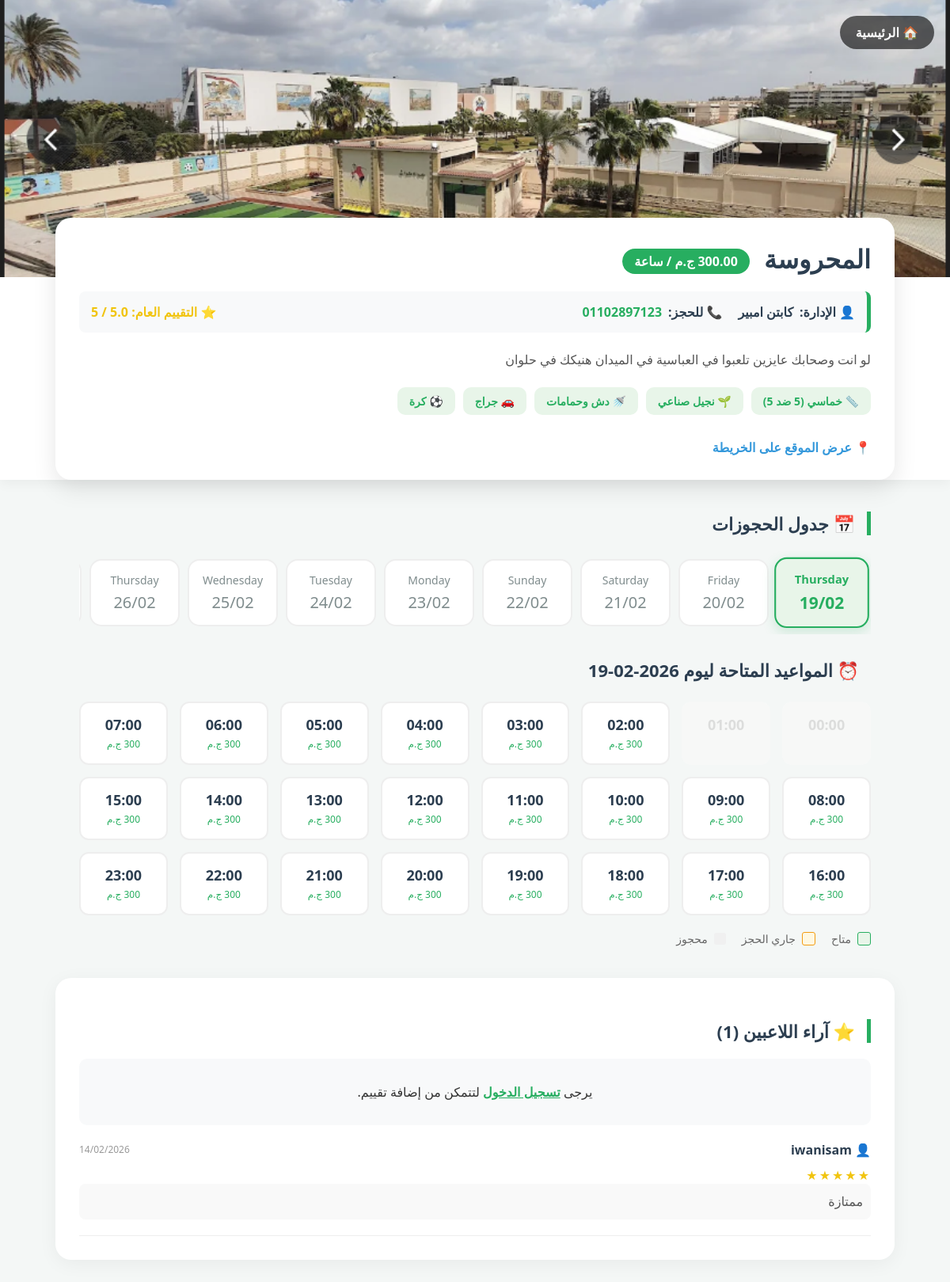
The page /pitch/1/ on the database its author committed.
### bookings/models.py (models this page shows, shortened)
class Pitch(models.Model):
    SIZE_CHOICES = [
        ('5x5', 'خماسي (5 ضد 5)'),
        ('7x7', 'سباعي (7 ضد 7)'),
        ('11x11', 'قانوني (11 ضد 11)'),
    ]
    FLOOR_CHOICES = [
        ('Artificial', 'نجيل صناعي'),
        ('Natural', 'نجيل طبيعي'),
        ('Tartan', 'ترتان / مطاط'),
    ]
    name = models.CharField(max_length=100, verbose_name="اسم الملعب")
    price_per_hour = models.DecimalField(max_digits=10, decimal_places=2, verbose_name="سعر الساعة الأساسي")
    image = models.ImageField(upload_to='pitch_images/', blank=True, null=True, verbose_name="صورة الملعب")
    location = models.CharField(max_length=200, blank=True, verbose_name="العنوان نصياً")
    google_map_link = models.URLField(blank=True, null=True, verbose_name="رابط جوجل ماب")
    description = models.TextField(blank=True, verbose_name="وصف ومميزات الملعب")
    phone_number = models.CharField(max_length=15, blank=True, verbose_name="رقم الملعب")
    owner_name = models.CharField(max_length=100, blank=True, verbose_name="اسم صاحب الملعب")
    latitude = models.FloatField(blank=True, null=True, verbose_name="خط العرض (Latitude)")
    longitude = models.FloatField(blank=True, null=True, verbose_name="خط الطول (Longitude)")
    size = models.CharField(max_length=10, choices=SIZE_CHOICES, default='5x5', verbose_name="حجم الملعب")
    floor_type = models.CharField(max_length=20, choices=FLOOR_CHOICES, default='Artificial', verbose_name="نوع الأرضية")
    has_showers = models.BooleanField(default=False, verbose_name="يوجد حمامات/دش")
    has_parking = models.BooleanField(default=False, verbose_name="يوجد جراج")
    has_ball = models.BooleanField(default=True, verbose_name="توفر كرة")
    has_bibs = models.BooleanField(default=False, verbose_name="توفر ماركرات (صديري)")
    class Meta:
        verbose_name = "ملعب"
        verbose_name_plural = "الملاعب"

class Review(models.Model):
    pitch = models.ForeignKey(Pitch, related_name='reviews', on_delete=models.CASCADE, verbose_name="الملعب")
    user = models.ForeignKey(User, on_delete=models.CASCADE, verbose_name="المستخدم")
    rating = models.IntegerField(default=5, verbose_name="التقييم (من 5)")
    comment = models.TextField(blank=True, null=True, verbose_name="التعليق")
    created_at = models.DateTimeField(auto_now_add=True)
    class Meta:
        verbose_name = "تقييم"
        verbose_name_plural = "التقييمات"
        ordering = ['-created_at']

### bookings/views.py (the view, shortened to what this page needs)
# urls.py: path('pitch/<int:pitch_id>/', views.pitch_detail, name='pitch_detail'),
def pitch_detail(request, pitch_id):
    pitch = get_object_or_404(Pitch, id=pitch_id)
    average_rating = pitch.reviews.aggregate(Avg('rating'))['rating__avg'] or 0
    reviews = pitch.reviews.all()
    date_str = request.GET.get('date')
    try: selected_date = datetime.strptime(date_str, '%Y-%m-%d').date()
    except: selected_date = datetime.now().date()
    active_bookings = Booking.objects.filter(
        pitch=pitch, date=selected_date
    ).exclude(status='Cancelled')
    hours_status_map = {int(b.time.split(':')[0]): b.status for b in active_bookings}
    hours_schedule = []
    current_hour = datetime.now().hour
    is_today = (selected_date == datetime.now().date())
    for i in range(24):
        status = hours_status_map.get(i) # هترجع 'Confirmed' أو 'Pending' أو None
        is_past = is_today and i <= current_hour
        hour_price = pitch.price_per_hour
        special_price = PitchPricing.objects.filter(
            pitch=pitch, start_hour__lte=i, end_hour__gt=i
        ).filter(Q(specific_date=selected_date) | Q(specific_date__isnull=True)).order_by('price').first()
        if special_price: hour_price = special_price.price
        hours_schedule.append({
            'hour_display': f"{i:02d}:00",
            'hour_value': i,
            'status': status,      # هنا التغيير المهم: بنبعت الحالة نفسها
            'is_past': is_past,
            'price': hour_price
        })
    days_list = [{'full_date': (datetime.now().date() + timedelta(days=i)).strftime('%Y-%m-%d'),
                  'day_name': (datetime.now().date() + timedelta(days=i)).strftime('%A'),
                  'display': (datetime.now().date() + timedelta(days=i)).strftime('%d/%m')} for i in range(14)]
    related_pitches = Pitch.objects.filter(location=pitch.location).exclude(id=pitch.id)[:3]
    return render(request, 'pitch_detail.html', {
        'pitch': pitch, 'days_list': days_list, 'selected_date': selected_date.strftime('%Y-%m-%d'),
        'hours_schedule': hours_schedule, 'reviews': reviews, 'average_rating': round(average_rating, 1),
        'review_count': reviews.count(), 'related_pitches': related_pitches
    })

### bookings/templates/pitch_detail.html (shortened to what this page needs)
<!DOCTYPE html>
<html dir="rtl" lang="ar">
<head>
</head>
<body>
    <div class="pitch-header">
        <a href="{% url 'home' %}" class="back-btn">🏠 الرئيسية</a>
        {% if pitch.image %}
            <img src="{{ pitch.image.url }}" alt="{{ pitch.name }}" class="cover-image">
        {% else %}
            <div class="cover-image" style="background: linear-gradient(45deg, #2c3e50, #27ae60); display: flex; align-items: center; justify-content: center; color: white; font-size: 80px;">⚽</div>
        {% endif %}
        <div class="pitch-info">
            <div class="pitch-title">
                <h1>{{ pitch.name }} <span class="price-tag">{{ pitch.price_per_hour }} ج.م / ساعة</span></h1>
            </div>
            <div class="owner-box">
                <div class="owner-info">
                    👤 الإدارة: <span>{{ pitch.owner_name|default:"إدارة الملعب" }}</span>
                </div>
                {% if pitch.phone_number %}
                <div class="owner-info">
                    📞 للحجز: <a href="tel:{{ pitch.phone_number }}">{{ pitch.phone_number }}</a>
                </div>
                {% endif %}
                <div class="owner-info" style="margin-right: auto; color: var(--star);">
                    ⭐ التقييم العام: {{ average_rating }} / 5
                </div>
            </div>
            <p class="description">
                {{ pitch.description|default:"لا يوجد وصف إضافي لهذا الملعب حالياً." }}
            </p>
            <div class="features">
                <div class="feature-badge">📏 {{ pitch.get_size_display }}</div>
                <div class="feature-badge">🌱 {{ pitch.get_floor_type_display }}</div>
                {% if pitch.has_showers %}<div class="feature-badge">🚿 دش وحمامات</div>{% endif %}
                {% if pitch.has_parking %}<div class="feature-badge">🚗 جراج</div>{% endif %}
                {% if pitch.has_ball %}<div class="feature-badge">⚽ كرة</div>{% endif %}
            </div>
            {% if pitch.google_map_link %}
                <a href="{{ pitch.google_map_link }}" target="_blank" style="display: inline-block; color: #3498db; font-weight: bold; text-decoration: none; margin-top: 10px;">📍 عرض الموقع على الخريطة</a>
            {% endif %}
        </div>
    </div>
    <div class="container">
        <h3 class="section-title">📅 جدول الحجوزات</h3>
        <div class="days-wrapper">
            {% for day in days_list %}
            <a href="?date={{ day.full_date }}" class="day-card {% if selected_date == day.full_date %}active{% endif %}">
                <span class="day-name">{{ day.day_name }}</span>
                <span class="day-date">{{ day.display }}</span>
            </a>
            {% endfor %}
        </div>
        <h3 class="section-title" style="margin-top: 30px; border: none;">⏰ المواعيد المتاحة ليوم {{ selected_date }}</h3>
        <div class="schedule-grid">
            {% for hour in hours_schedule %}
                {% if hour.status == 'Confirmed' %}
                    <div class="time-slot booked">
                        <span class="slot-time">{{ hour.hour_display }}</span>
                    </div>
                {% elif hour.status == 'Pending' %}
                    <div class="time-slot pending">
                        <span class="slot-time">{{ hour.hour_display }}</span>
                    </div>
                {% elif hour.is_past %}
                    <div class="time-slot past">
                        <span class="slot-time">{{ hour.hour_display }}</span>
                    </div>
                {% else %}
                    <a href="{% url 'booking_confirm' pitch.id hour.hour_value %}?date={{ selected_date }}" class="time-slot available">
                        <span class="slot-time">{{ hour.hour_display }}</span>
                        <span style="font-size: 12px; color: var(--primary);">
                            {% if hour.price %}
                                {{ hour.price|floatformat:0 }} ج.م
                            {% else %}
                                احجز
                            {% endif %}
                        </span>
                    </a>
                {% endif %}
            {% endfor %}
        </div>
        <div style="margin-top: 20px; display: flex; gap: 20px; font-size: 14px; color: #666; flex-wrap: wrap;">
            <div style="display: flex; align-items: center; gap: 8px;"><span style="width: 15px; height: 15px; background: #e8f5e9; border: 1px solid var(--primary); border-radius: 3px;"></span> متاح</div>
            <div style="display: flex; align-items: center; gap: 8px;"><span style="width: 15px; height: 15px; background: #fff8e1; border: 1px solid #f39c12; border-radius: 3px;"></span> جاري الحجز</div>
            <div style="display: flex; align-items: center; gap: 8px;"><span style="width: 15px; height: 15px; background: #f0f0f0; border-radius: 3px;"></span> محجوز</div>
        </div>
    </div>
    <div class="container rating-box">
        <h3 class="section-title">⭐ آراء اللاعبين ({{ review_count }})</h3>
        {% if user.is_authenticated %}
        <form method="POST" style="background: #fcfcfc; padding: 20px; border-radius: 15px; border: 1px solid #eee; margin-bottom: 30px;">
            {% csrf_token %}
            <h4 style="margin-top: 0; color: var(--dark);">شاركنا تجربتك:</h4>
            <div class="star-rating">
                <input type="radio" name="rating" id="star5" value="5"><label for="star5">★</label>
                <input type="radio" name="rating" id="star4" value="4"><label for="star4">★</label>
                <input type="radio" name="rating" id="star3" value="3"><label for="star3">★</label>
                <input type="radio" name="rating" id="star2" value="2"><label for="star2">★</label>
                <input type="radio" name="rating" id="star1" value="1"><label for="star1">★</label>
            </div>
            <textarea name="comment" placeholder="كيف كانت حالة الملعب؟ هل الخدمات جيدة؟" rows="3" style="width: 100%; padding: 12px; border-radius: 8px; border: 1px solid #ddd; resize: vertical; box-sizing: border-box;"></textarea>
            <button type="submit" style="background: var(--dark); color: white; border: none; padding: 10px 25px; border-radius: 8px; font-weight: bold; margin-top: 10px; cursor: pointer;">نشر التقييم</button>
        </form>
        {% else %}
            <div style="background: #f8f9fa; padding: 15px; border-radius: 10px; text-align: center;">
                <p>يرجى <a href="{% url 'login' %}" style="color: var(--primary); font-weight: bold;">تسجيل الدخول</a> لتتمكن من إضافة تقييم.</p>
            </div>
        {% endif %}
        {% for review in reviews %}
        <div class="review-item">
            <div class="review-header">
                <span class="review-user">👤 {{ review.user.username }}</span>
                <span class="review-date">{{ review.created_at|date:"d/m/Y" }}</span>
            </div>
            <div class="review-stars">
                {% if review.rating == 5 %}★★★★★{% endif %}
            </div>
            <p class="review-text">{{ review.comment }}</p>
        </div>
        {% empty %}
            <p style="text-align: center; color: #999; padding: 20px;">لا توجد تقييمات بعد. كن أول من يقيم!</p>
        {% endfor %}
    </div>
</body>
</html>

### bookings/templates/pitch_detail.html (style rules this page uses)
:root { --primary: #27ae60; --dark: #2c3e50; --light: #f4f7f6; --white: #ffffff; --grey: #bdc3c7; --booked: #e74c3c; --star: #f1c40f; --pending: #f39c12; }
body { font-family: 'Segoe UI', Tahoma, Geneva, Verdana, sans-serif; background-color: var(--light); margin: 0; padding: 0; color: #333; }
.pitch-header { position: relative; background: var(--white); margin-bottom: 20px; box-shadow: 0 4px 15px rgba(0,0,0,0.05); }
.cover-image { width: 100%; height: 350px; object-fit: cover; background-color: #ddd; }
.pitch-info { max-width: 1000px; margin: -80px auto 0; position: relative; background: white; padding: 30px; border-radius: 20px; box-shadow: 0 10px 30px rgba(0,0,0,0.1); width: 90%; }
.pitch-title h1 { margin: 0 0 10px 0; color: var(--dark); font-size: 32px; }
.price-tag { background: var(--primary); color: white; padding: 5px 15px; border-radius: 50px; font-size: 16px; font-weight: bold; vertical-align: middle; margin-right: 10px; }
.owner-box { background: #f8f9fa; border-right: 5px solid var(--primary); padding: 15px; border-radius: 8px; margin: 20px 0; display: flex; flex-wrap: wrap; gap: 20px; align-items: center; }
.owner-info { display: flex; align-items: center; gap: 8px; font-weight: bold; color: var(--dark); }
.owner-info a { color: var(--primary); text-decoration: none; }
.features { display: flex; gap: 10px; flex-wrap: wrap; margin: 20px 0; }
.feature-badge { background: #e8f5e9; color: var(--primary); padding: 8px 15px; border-radius: 10px; font-size: 14px; font-weight: 600; }
.description { color: #555; line-height: 1.8; margin-bottom: 20px; font-size: 16px; }
.container { max-width: 1000px; margin: 40px auto; padding: 0 20px; }
.section-title { margin-bottom: 20px; color: var(--dark); border-right: 5px solid var(--primary); padding-right: 15px; font-size: 22px; }
.days-wrapper { display: flex; gap: 10px; overflow-x: auto; padding: 10px 5px; scrollbar-width: none; -webkit-overflow-scrolling: touch; }
.day-card { flex: 0 0 auto; width: 90px; text-align: center; padding: 15px 10px; border: 2px solid #eee; border-radius: 15px; text-decoration: none; color: #7f8c8d; background: white; transition: 0.3s; }
.day-card.active { border-color: var(--primary); background: #e8f5e9; color: var(--primary); transform: scale(1.05); font-weight: bold; box-shadow: 0 5px 15px rgba(39, 174, 96, 0.2); }
.day-name { display: block; font-size: 14px; margin-bottom: 5px; }
.day-date { font-size: 20px; }
.schedule-grid { display: grid; grid-template-columns: repeat(auto-fill, minmax(110px, 1fr)); gap: 15px; margin-top: 25px; }
.time-slot { background: white; border: 2px solid #eee; border-radius: 12px; padding: 15px 0; text-align: center; text-decoration: none; color: var(--dark); transition: 0.2s; position: relative; overflow: hidden; }
.time-slot.past { background: #f9f9f9; color: #ccc; border-color: transparent; cursor: not-allowed; opacity: 0.6; }
.slot-time { font-size: 18px; font-weight: bold; display: block; }
.rating-box { background: white; padding: 30px; border-radius: 20px; margin-top: 40px; box-shadow: 0 5px 25px rgba(0,0,0,0.05); }
.review-item { border-bottom: 1px solid #eee; padding: 20px 0; }
.review-header { display: flex; justify-content: space-between; align-items: center; margin-bottom: 10px; }
.review-user { font-weight: bold; color: var(--dark); display: flex; align-items: center; gap: 8px; }
.review-stars { color: var(--star); letter-spacing: 2px; }
.review-date { font-size: 12px; color: #999; }
.review-text { color: #555; line-height: 1.6; margin: 0; background: #f9f9f9; padding: 10px; border-radius: 8px; }
.back-btn { position: absolute; top: 20px; right: 20px; background: rgba(0,0,0,0.6); color: white; padding: 10px 20px; border-radius: 30px; text-decoration: none; font-weight: bold; z-index: 10; }

### rows shown on the page
Pitch: image (picture), name "المحروسة", price_per_hour "300.00", owner_name "كابتن امبير", phone_number "01102897123", description "لو انت وصحابك عايزين تلعبوا في العباسية في الميدان هنيكك في حلوان", size "خماسي (5 ضد 5)", floor_type "نجيل صناعي", price "300" "300" "300" "300" "300" "300" "300" "300" "300" "300" "300" "300" "300" "300" "300" "300" "300" "300" "300"
Review: user.username "iwanisam", created_at "14/02/2026", comment "ممتازة"

### other values the page prints
{{ average_rating }} "5.0"
{{ day.day_name }} "Thursday" "Friday" "Saturday" "Sunday" "Monday" "Tuesday" "Wednesday" "Thursday"
{{ day.display }} "19/02" "20/02" "21/02" "22/02" "23/02" "24/02" "25/02" "26/02"
{{ selected_date }} "2026-02-19"
{{ hour.hour_display }} "00:00" "01:00"
{{ hour.hour_display }} "02:00" "03:00" "04:00" "05:00" "06:00" "07:00" "08:00" "09:00" "10:00" "11:00" "12:00" "13:00" "14:00" "15:00" "16:00" "17:00" "18:00" "19:00" "20:00" "21:00" "22:00" "23:00"
{{ review_count }} "1"
